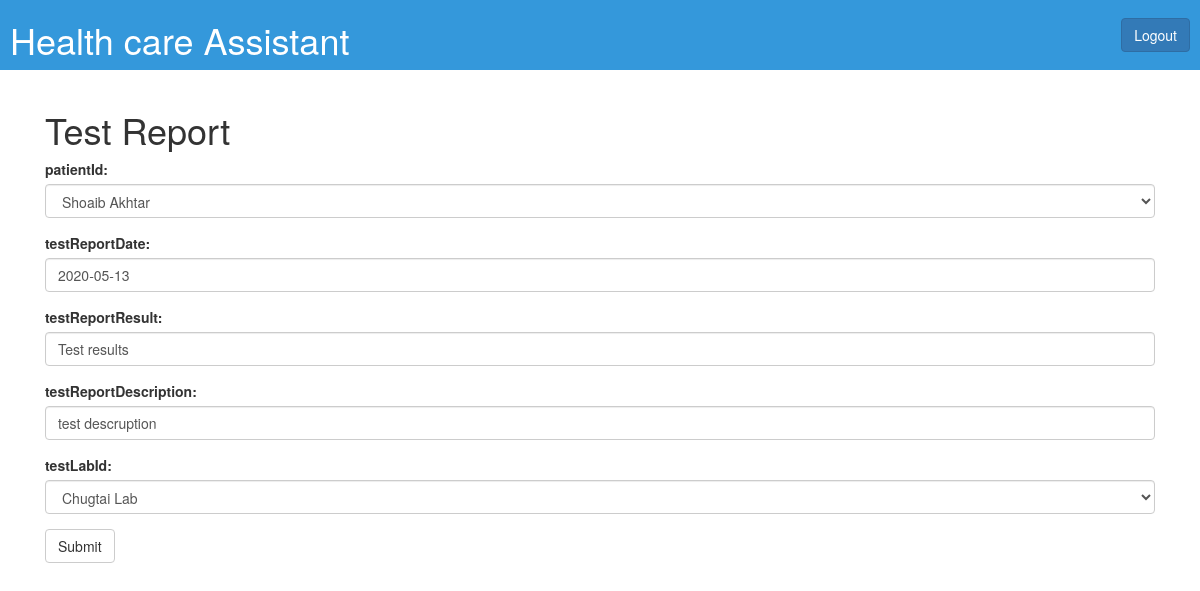
Screenshot of /test-report/edit.php?testReportId=1 (signed in) with the database file from the repository.
### tables this page shows
CREATE TABLE `test_report` (
  `testReportId` int(255) NOT NULL,
  `patientId` int(255) DEFAULT NULL,
  `testReportDate` date DEFAULT NULL,
  `testReportResult` varchar(255) DEFAULT NULL,
  `testReportDescription` text DEFAULT NULL,
  `testLabId` int(255) DEFAULT NULL
);

CREATE TABLE `patient` (
  `patientId` int(255) NOT NULL,
  `patientName` varchar(255) DEFAULT NULL,
  `patientAddress` varchar(255) DEFAULT NULL,
  `patientContact` varchar(255) DEFAULT NULL,
  `patientDob` date DEFAULT NULL,
  `patientPicture` varchar(255) DEFAULT NULL,
  `patientCnic` varchar(255) DEFAULT NULL,
  `patientPassword` varchar(255) DEFAULT NULL,
  `patientGender` varchar(255) DEFAULT NULL
);

CREATE TABLE `test_lab` (
  `testLabId` int(255) NOT NULL,
  `testLabName` text DEFAULT NULL,
  `testLabAddress` varchar(255) DEFAULT NULL,
  `testLabPhone` varchar(255) DEFAULT NULL
);

### functions.php (called while the page is built, shortened)
<?php
require('connection.php');
function getTestReportId($id){
    global $mysqli;
    $query = "SELECT *  FROM test_report WHERE testReportId=".$id;
    $report = NULL;
    $queryResult = $mysqli -> query($query);
    if($queryResult)
    {
        $report = $queryResult -> fetch_assoc();
    }
    else
    {
        echo "Error in executing query";
    }
    return $report;
}
function getAllPatients() {
    global $mysqli;
    $query = "SELECT * FROM patient WHERE 1";
    $queryResult = $mysqli -> query($query);
    $patients = [];
    if($queryResult) {
        $patients = $queryResult -> fetch_all(MYSQLI_ASSOC);
    }
    else {
        echo "Error in executing query\n";
        echo $mysqli->error;
    }
    return $patients;
}
function getAllTestLabs() {
    global $mysqli;
    $query = "SELECT * FROM test_lab WHERE 1";
    $queryResult = $mysqli -> query($query);
    $labs = [];
    if($queryResult) {
        $labs = $queryResult -> fetch_all(MYSQLI_ASSOC);
    }
    else {
        echo "Error in executing query\n";
        echo $mysqli->error;
    }
    return $labs;
}
?>

### test-report/edit.php (the view, shortened to what this page needs)
<?php
    require("../functions.php");
    $testReportId = NULL;
    if ( isset($_GET['testReportId']) ) {
        $testReportId = $_GET['testReportId'];
    } else {
        die("Patient Id not provided");
    }
    $testReport = getTestReportId($testReportId);
    $patients = getAllPatients();
    $testLabs = getAllTestLabs();
?>
<!DOCTYPE html>
<html lang="en" xmlns="http://www.w3.org/1999/html">
<head>
    <link rel="stylesheet" type="text/css" href="../style1.css">
    <link rel="stylesheet" href="https://maxcdn.bootstrapcdn.com/bootstrap/3.4.0/css/bootstrap.min.css">
</head>
<body class="bg">
    <div id="header">
        <h1>Health care Assistant</h1>
        <a href="logout-admin.php" class="btn btn-primary">Logout</a>
    </div>
    <div class="container">
        <div class="col-md-12">
            <h1>Test Report</h1>
            <form action="update-action.php" method="POST">
                <div class="form-group">
                    <label for="patientId">patientId:</label>
                    <select class="form-control" name="patientId" id="patientId">
                        <?php foreach ($patients  as $p) {?>
                        <option value="<?php echo $p['patientId']; ?>" <?php if($testReport["patientId"] == $p['patientId']) echo "selected" ?>><?php echo $p['patientName']; ?></option>
                        <?php } ?>
                    </select>
                </div>
                <div class="form-group">
                    <label for="testReportDate">testReportDate:</label>
                    <input type="text" class="form-control" id="testReportDate" value="<?php echo $testReport["testReportDate"] ?>" name="testReportDate">
                </div>
                <div class="form-group">
                    <label for="testReportResult">testReportResult:</label>
                    <input type="text" class="form-control" id="testReportResult" value="<?php echo $testReport["testReportResult"] ?>" name="testReportResult">
                </div>
                <div class="form-group">
                    <label for="testReportDescription">testReportDescription:</label>
                    <input type="text" class="form-control" id="testReportDescription" value="<?php echo $testReport["testReportDescription"] ?>" name="testReportDescription">
                </div>
                <div class="form-group">
                    <label for="testLabId">testLabId:</label>
                    <select class="form-control" name="testLabId" id="testLabId">
                        <?php foreach ($testLabs  as $lab) {?>
                            <option value="<?php echo $lab['testLabId']; ?>" <?php if($testReport["testLabId"] == $lab['testLabId']) echo "selected" ?>><?php echo $lab['testLabName']; ?></option>
                        <?php } ?>
                    </select>
                </div>
                <button type="submit" class="btn btn-default">Submit</button>
            </form>
        </div>
    </div>
</body>
</html>

### style1.css (style rules this page uses)
body, html { height: 100%; margin: 0; }
.bg { background-image: url("OSZB6Y0.jpg"); background-size: cover; }
#header { background-color: #3498db; color: white; display: flex; justify-content: space-between; align-items: center; padding-left: 10px; padding-right: 10px; margin-bottom: 20px; }

### rows the page displays
test_report: patientId "Shoaib Akhtar", testReportDate "2020-05-13", testReportResult "Test results", testReportDescription "test descruption", testLabId "Chugtai Lab"
